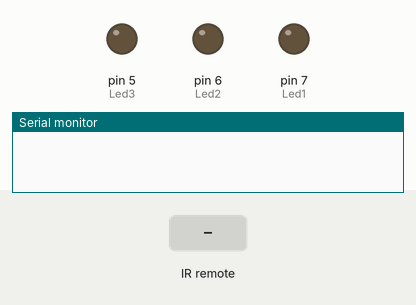
Recording of a sketch running on a simulated Arduino Uno, built with avr-gcc and run on an emulated ATmega328P. Shown: output pins drawn as LEDs (lit = HIGH), the last lines printed to the serial monitor. The test bench sets the inputs (shaded band).

Above: at 1.4 s.
1.5 s: infrared code 0xFF30CF received
At 3.6 s:
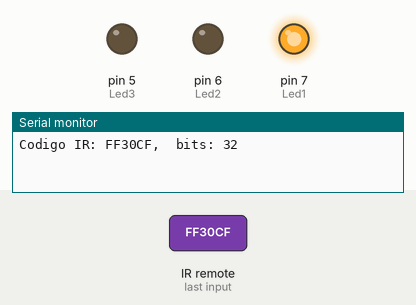
3.9 s: infrared code 0xFF18E7 received
At 5.5 s:
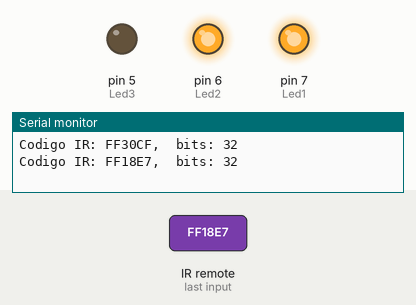
6.3 s: infrared code 0xFF7A85 received
At 8.6 s:
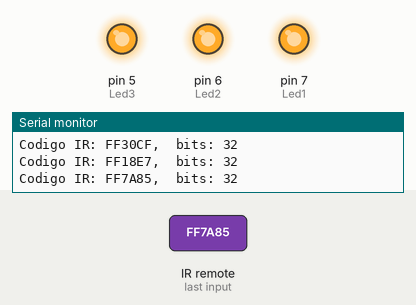
Timing chart, 0 to 10.1 s (numbered marks = the images above; inputs shaded):
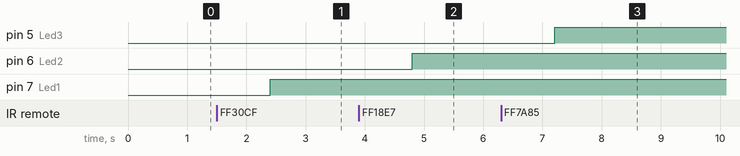

The sketch:

IR_con_LEDs.ino
```cpp
// hace que cuando le das a los botones 1 2 o 3 de un mando se enciendan los LEDs
// los leds se mantienen encendidos hasta que se pulsa otro boton
// Descargarse la última versión de la librería IRemote.h desde https://github.com/z3t0/Arduino-IRremote/releases

#include <IRremote.h>

const int PinReceptor = 2; // Nombro el pin que recibe la información del IR
int Led1 = 7; //
int Led2 = 6; // nombro los pines que irán a los LEDs
int Led3 = 5; //

IRrecv irrecv(PinReceptor); //Establezco el pin que recibirá la señal
decode_results results;    //se establece que results guarda la información recibida del IR

void setup()
{
  pinMode(Led1, OUTPUT); //
  pinMode(Led2, OUTPUT); // Los pins de los LEDs los establezco como salida
  pinMode(Led3, OUTPUT); //
  Serial.begin(9600); //inicializo el puerto serial
  irrecv.enableIRIn();   //comienza a recibir información el IR
}

void loop()
{
  if (irrecv.decode(&results)) //si el IR recibe informacion la guarda en results
                               // y hace la secuencia del if
  {
    Serial.print("Codigo IR: ");         //escribe "Codigo IR" y muestra el valor
    Serial.print(results.value, HEX);    //en hexadecimal del código recibido
                                         //que se guarda en results.value

    Serial.print(",  bits: ");           //Escribe "Bits" y muestra la cantidad
    Serial.println(results.bits);        //de bits utilizada en el código
                                         //(que se guarda en results.bits)

    irrecv.resume();                     //Resetea el IR y lo prepara para volver a recibir información
  }
  delay(600);                            //retardo de 600ms


  if(results.value == 0xFF30CF)         // Si se recibe el código en hexadecimal deseado se ejecuta la acción dentro del if
  {
    digitalWrite(Led1,HIGH);
  }

  else if(results.value == 0xFF18E7)
  {
   digitalWrite(Led2,HIGH);
  }

  else if(results.value == 0xFF7A85)
  {
   digitalWrite(Led3,HIGH);
  }
  else
  {
    digitalWrite(Led1,LOW);     //
    digitalWrite(Led2,LOW);     // si se recibe un código diferente de los que se quieren se apagan los 3 LEDs
    digitalWrite(Led3,LOW);     //
  }

}
```

Measured:
- after the input at 1.5 s, pin 7 (Led1): LOW → HIGH after 0.90 s
- after the input at 3.9 s, pin 6 (Led2): LOW → HIGH after 0.90 s
- after the input at 6.3 s, pin 5 (Led3): LOW → HIGH after 0.91 s
